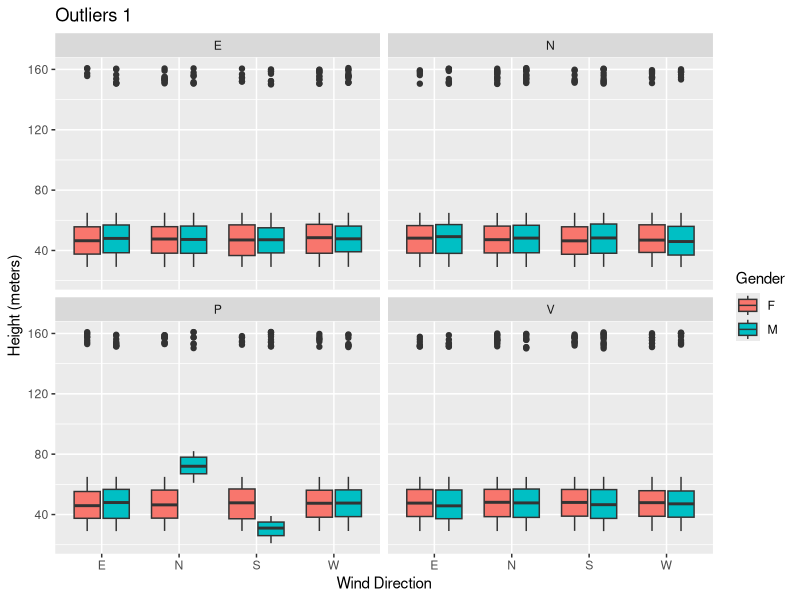
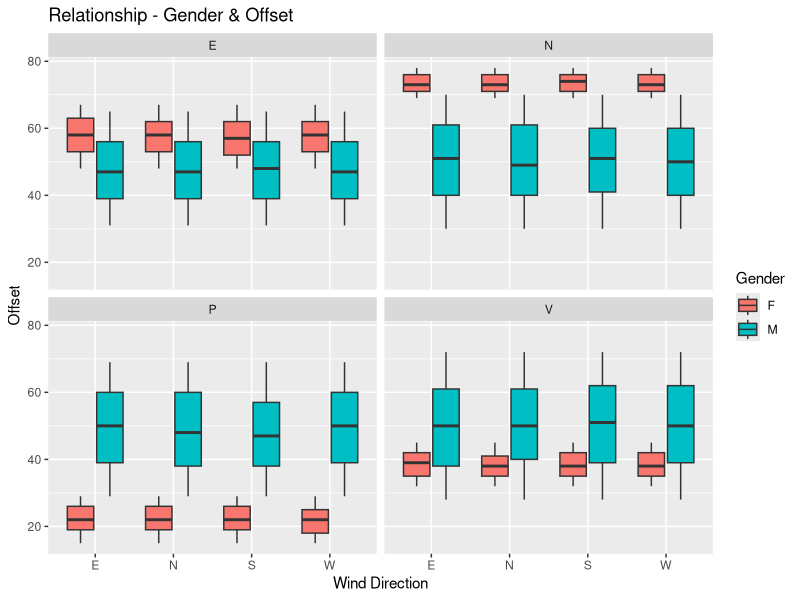
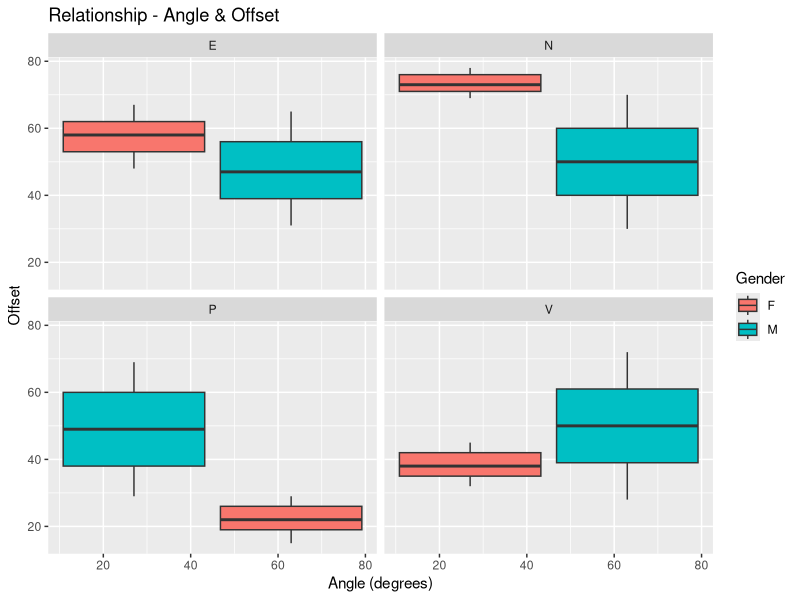
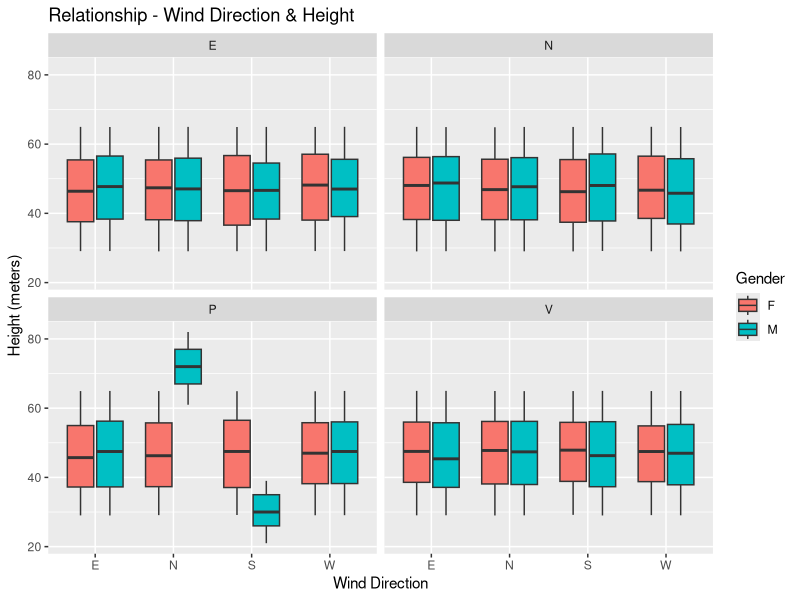
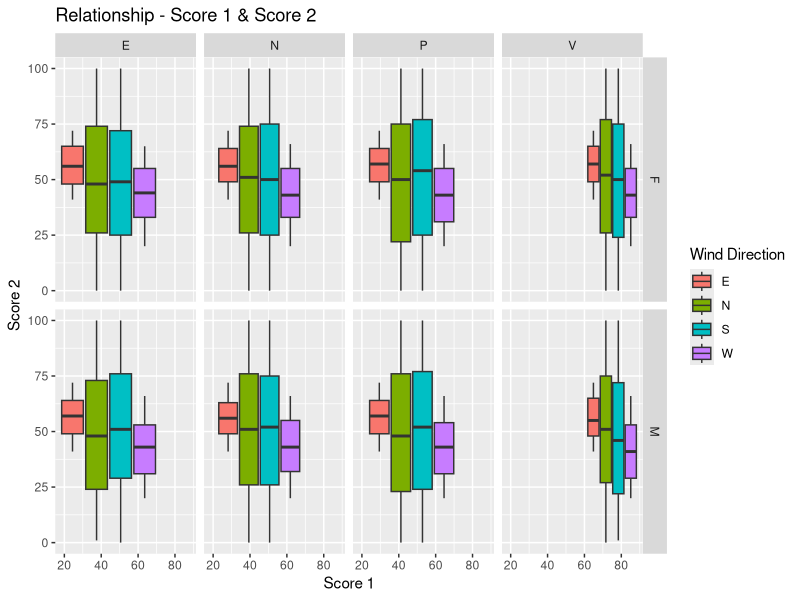

Here is the R script that generated these plots, in order:
library(ggplot2)
setwd("/users/refracc/Documents/R/SET09120/Coursework")

data <- read.csv("dataset.csv")

# Definite outliers plot
outliers <- ggplot(data, aes(x=Wind.Direction, y=Height, fill=Gender)) + geom_boxplot() + facet_wrap(~Group) + xlab("Wind Direction") + ylab("Height (meters)") + labs(title = "Outliers 1")
print(outliers)

# Definite relationship plot
relationship <- ggplot(data, aes(x=Wind.Direction, y=Offset, fill=Gender)) + geom_boxplot() + facet_wrap(~Group) + xlab("Wind Direction") + labs(title = "Relationship - Gender & Offset")
print(relationship)

# Definite relationship plot
relationship1 <- ggplot(data, aes(x=Angle, y=Offset, fill=Gender)) + geom_boxplot() + facet_wrap(~Group) + xlab("Angle (degrees)") + labs(title = "Relationship - Angle & Offset")
print(relationship1)

# Definite relationship plot
relationship2 <- ggplot(data[data$Height < 100, ], aes(x=Wind.Direction, y=Height, fill=Gender)) + geom_boxplot() + facet_wrap(~Group) + xlab("Wind Direction") + ylab("Height (meters)") + labs(title = "Relationship - Wind Direction & Height")
print(relationship2)

# Definite relationship plot
relationship3 <- ggplot(data, aes(x=Score.1, y=Score.2, fill=Wind.Direction)) + geom_boxplot() + facet_grid(Gender~Group) + xlab("Score 1") + ylab("Score 2") + scale_fill_discrete(name="Wind Direction") + labs(title="Relationship - Score 1 & Score 2")
print(relationship3)
